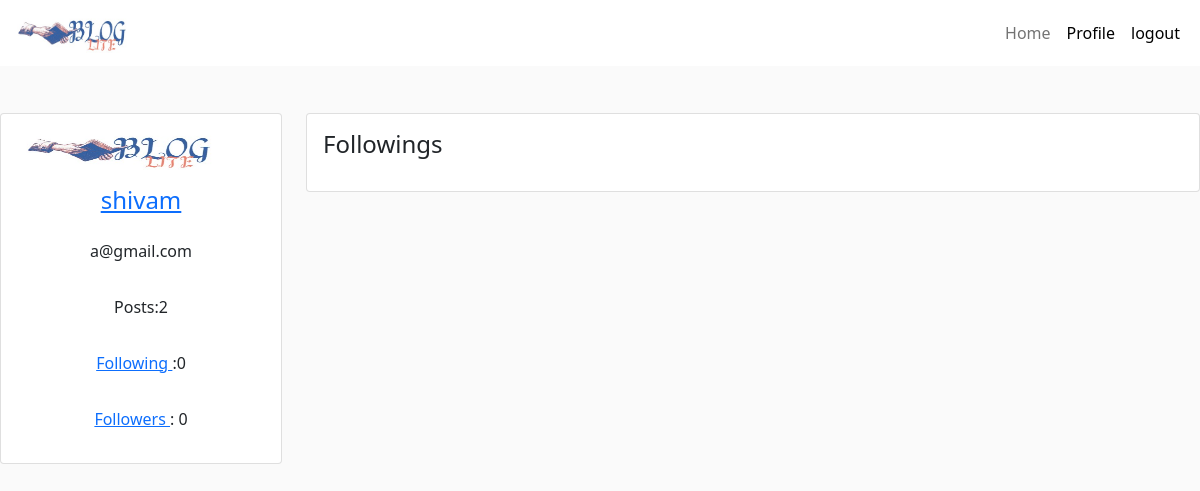
The page /followings (signed in) on the database its author committed.
### app/models.py (models this page shows, shortened)
class User(UserMixin, db.Model):
    id = db.Column(db.Integer,primary_key=True)
    user = db.Column(db.String(64),unique = True)
    email = db.Column(db.String(120),unique = True)
    password = db.Column(db.String(500))
    userprofile = db.relationship('Userprofile' , backref='User', lazy=True , uselist=False)
    followed = db.relationship('Follow',
                               foreign_keys=[Follow.follower_id],
                               backref=db.backref('follower', lazy='joined'),
                               lazy='dynamic',
                               cascade='all, delete-orphan')
    followers = db.relationship('Follow',
                              foreign_keys=[Follow.followed_id],
                              backref=db.backref('followed', lazy='joined'),
                              lazy='dynamic',
                              cascade='all, delete-orphan')
    def delete(self):
        db.session.delete(self)
        db.session.commit()
        return self

class Userprofile(db.Model):
    id=db.Column(db.Integer,primary_key=True)
    user_id = db.Column(db.Integer, db.ForeignKey('user.id'), unique=True , nullable=False)
    no_of_posts = db.Column(db.Integer)
    no_of_followers = db.Column(db.Integer)
    no_of_following = db.Column(db.Integer)
    image  = db.Column(db.BLOB)
    post = db.relationship('Post' , backref='Userprofile', lazy=True)
    post_likes = db.relationship('Postlikes' , backref='Userprofile', lazy=True)
    comments = db.relationship('Comments' , backref='Userprofile', lazy=True)

### app/views.py (the view)
@app.route('/followings' , methods = ['get'])
def followings():
    if not current_user.is_authenticated:
        return redirect(url_for('login'))
    else:
        current_user_id = current_user.get_id()
        following = Follow.query.filter_by(follower_id = current_user_id).all()
        following_list = []
        for i in following:
            user  = User.query.filter_by(id = i.followed_id).first_or_404()
            following_list.append(user)
        return render_template('profile/followings.html' , following_list = following_list , user = current_user)

### app/views.py (called while the page is built)
@lm.user_loader
def load_user(user_id):
    return User.query.get(int(user_id))

### app/templates/profile/followings.html (shortened to what this page needs)
{% extends "layouts/base-all.html" %}
{% block content %}
<div class="row" >
    <div class="col-md-3">
        <div class="card mt-5">
            <div class="card-body">
                <div class="d-flex justify-content-center">
                    <img src="/static/img/blogv.jpg" alt="logo" width="250" height="40" />
                </div>
                <div class="d-flex justify-content-center">
                    <h4 class="mt-3"> <a href="{{url_for('myprofile')}}"> {{user.user}}</a> </h4>
                </div>
                <div class="d-flex justify-content-center">
                    <p class="mt-3"> {{user.email}} </p>
                </div>
                <div class="d-flex justify-content-center">
                    <p class="mt-3"> Posts:{{user.userprofile.no_of_posts}} </p>
                </div>
                <div class="d-flex justify-content-center">
                    <p class="mt-3"> <a href="{{url_for('followings')}}">Following
                        </a>:{{user.userprofile.no_of_following}}</p>
                </div>
                <div class="d-flex justify-content-center">
                    <p class="mt-3"><a href="{{url_for('followers')}}"> Followers </a> :
                        {{user.userprofile.no_of_followers}}</p>
                </div>
            </div>
        </div>
    </div>
<div class="col-md-9  mt-5">
    <div class="card">
        <div class="card-body">
            <div class="card-title
                    d-flex justify-content-between align-items-center">
                <h4>Followings</h4>
            </div>
                </div>
        </div>
    </div>
</div>
{% endblock %}

### app/static/css/style.css (style rules this page uses)
::placeholder { text-align: center; font-size: 14px; color: gray; background-image: url(/assets/search-solid.svg); background-repeat: no-repeat; background-position: 40%; background-size: 6%; }
body { background-color:#FAFAFA; padding-top: 65px; overflow-x: hidden; }

### rows shown on the page
User: user "shivam", email "a@gmail.com"
Userprofile: userprofile.no_of_posts "2", userprofile.no_of_following "0", userprofile.no_of_followers "0"
